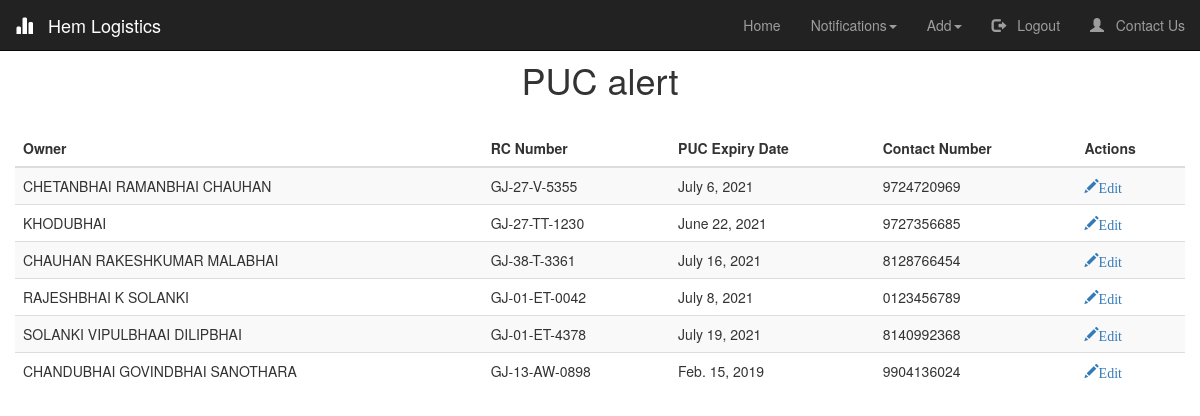
Screenshot of /PUC_Notifications/ (signed in) with the database file from the repository.
### logistics/models.py (models this page shows, shortened)
class Vehicle(models.Model):
    Owner  = models.CharField(max_length=50, verbose_name="Owner's Name")
    RC_number = models.CharField(unique =True, verbose_name="RC Number", max_length=13, validators=[MinLengthValidator(12,message = "Invalid RC Number"), RegexValidator('([A-Z]{2})+-([0-9]{1})+-[A-Z]+-[0-9]{4}',message = "Use proper formatting")])
    PAN_number = models.CharField(verbose_name="PAN Number", max_length=10, validators=[MinLengthValidator(10,message = "Invalid PAN Number")])
    Type = models.CharField(verbose_name="Type of Vehicle", choices=TYPE_CHOICES, max_length=10)
    Other = models.CharField(blank = True,verbose_name='',max_length=10)
    Insurance_policy_number = models.CharField(max_length=25)
    PUC_expiry_date = models.DateField()
    Insurance_expiry_date = models.DateField(validators=[date_validate])#,input_formats = ['%d/%m/%Y'])
    Safety_equipments = models.BooleanField(default=False)
    GPS = models.BooleanField(default=False)
    Contact_number = models.CharField(max_length=10,validators=[MinLengthValidator(10,message = "Invalid Contact Number"),RegexValidator('([0-9]{10})',message="Should be numeric values only")])
    Notifications = models.BooleanField(verbose_name="Notifications Needed", default=True)
    Insurance_expired = models.BooleanField(default=False)
    PUC_expired = models.BooleanField(default=False)
    Available = models.BooleanField(default=True)
    Balance = models.IntegerField(default=0)
    def save(self, *args, **kwargs):
        if(self.Other):
            self.Other = self.Other.upper()
        self.Owner = self.Owner.upper()
        super(Vehicle, self).save(*args, **kwargs)

### logistics/views.py (the view)
# urls.py: path('PUC_Notifications/', logistics_view.PUC_notifications, name ='PUC_Notifications'),
@login_required(login_url='/login')
def PUC_notifications(request):
	check_expiry_PUC()
	PUC = Vehicle.objects.filter(PUC_expired=True)
	return render(request,'PUC_notifications.html',{'title':'PUC', 'PUC':PUC})

### logistics/helper_functions.py (called while the page is built)
def check_expiry_PUC():
    vehicles = Vehicle.objects.all()
    for vehicle in vehicles:
        if(vehicle.Notifications):
            if (vehicle.PUC_expiry_date - now().date())<timedelta(days=15):
                vehicle.PUC_expired=True
        else:
            vehicle.PUC_expired=False
        vehicle.save()

### logistics/templates/PUC_notifications.html (shortened to what this page needs)
{% extends "index.html" %}
{% load crispy_forms_tags %}
{% block start %}
<link rel="stylesheet" type="text/css" href="https://cdn.datatables.net/1.10.24/css/jquery.dataTables.css">
<h1 style="text-align: center; padding-top: 20px;"> PUC alert</h1>
<table id = "puc_table" class="table table-striped">
    <thead class="thead-dark">
    <tr>
        <th >Owner</th>
        <th>RC Number</th>
        <th>PUC Expiry Date</th>
        <th>Contact Number</th>
        {% if user.is_authenticated %}
        <th>Actions</th>
        {% endif %}
    </tr>
    </thead>
    <tbody>
{% for x in PUC %}
    <tr>
        <td>{{ x.Owner }}</td>
        <td id="{{ x.id }}">{{ x.RC_number }}</td>
        <td>{{ x.PUC_expiry_date }}</td>
        <td>{{ x.Contact_number }}</td>
        {% if user.is_authenticated %}
        <td>
            <a href="/edit_vehicle/{{ x.id }}"><span class="glyphicon glyphicon-pencil" >Edit</span></a>
        </td>
        {% endif %}
    </tr>
{% endfor %}
    </tbody>
</table>
{% endblock start %}

### logistics/static/index.css (style rules this page uses)
* { margin: auto; position: relative; box-sizing: border-box; }

### rows the page displays
Vehicle: Owner "CHETANBHAI RAMANBHAI CHAUHAN", RC_number "GJ-27-V-5355", PUC_expiry_date "July 6, 2021", Contact_number "9724720969"
Vehicle: Owner "KHODUBHAI", RC_number "GJ-27-TT-1230", PUC_expiry_date "June 22, 2021", Contact_number "9727356685"
Vehicle: Owner "CHAUHAN RAKESHKUMAR MALABHAI", RC_number "GJ-38-T-3361", PUC_expiry_date "July 16, 2021", Contact_number "8128766454"
Vehicle: Owner "RAJESHBHAI K SOLANKI", RC_number "GJ-01-ET-0042", PUC_expiry_date "July 8, 2021", Contact_number "0123456789"
Vehicle: Owner "SOLANKI VIPULBHAAI DILIPBHAI", RC_number "GJ-01-ET-4378", PUC_expiry_date "July 19, 2021", Contact_number "8140992368"
Vehicle: Owner "CHANDUBHAI GOVINDBHAI SANOTHARA", RC_number "GJ-13-AW-0898", PUC_expiry_date "Feb. 15, 2019", Contact_number "9904136024"
